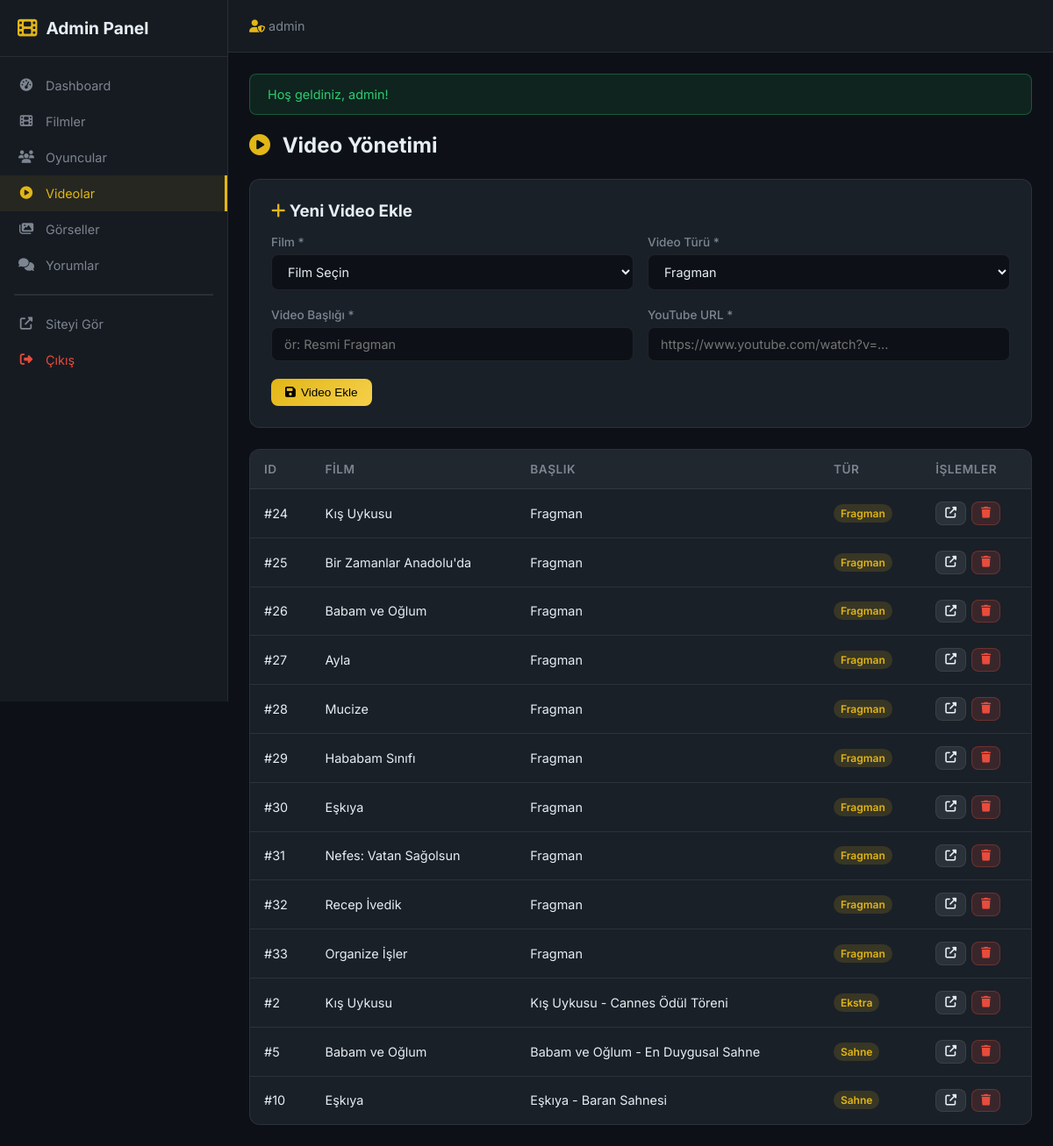
The app's page /admin/videos.php (signed in), older data.
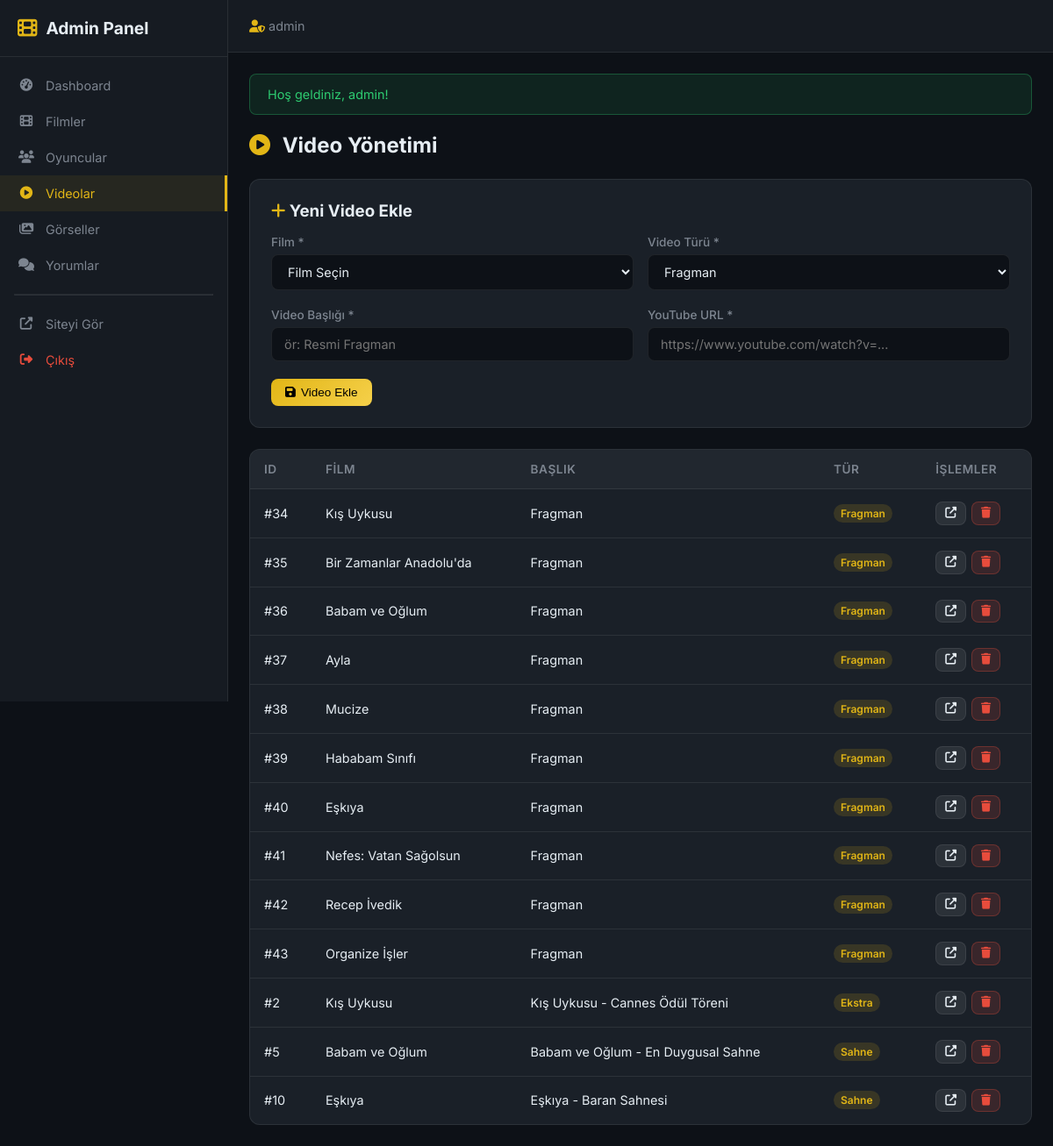
The same page, newer data.
### tables this page shows
CREATE TABLE `movie_videos` (
  `id` INTEGER PRIMARY KEY AUTOINCREMENT,
  `movie_id` INT NOT NULL,
  `title` VARCHAR(255) NOT NULL,
  `youtube_url` VARCHAR(500) NOT NULL,
  `video_type` TEXT NOT NULL DEFAULT 'trailer',
  `created_at` DATETIME NOT NULL DEFAULT CURRENT_TIMESTAMP,
  FOREIGN KEY (`movie_id`) REFERENCES `movies`(`id`) ON DELETE CASCADE
);

CREATE TABLE `movies` (
  `id` INTEGER PRIMARY KEY AUTOINCREMENT,
  `title` VARCHAR(255) NOT NULL,
  `year` INTEGER NOT NULL,
  `description` TEXT NOT NULL,
  `poster_url` VARCHAR(500) DEFAULT NULL,
  `cover_url` VARCHAR(500) DEFAULT NULL,
  `director` VARCHAR(100) DEFAULT NULL,
  `genre` VARCHAR(100) DEFAULT NULL,
  `duration` INT DEFAULT NULL ,
  `created_at` DATETIME NOT NULL DEFAULT CURRENT_TIMESTAMP,
  `updated_at` DATETIME DEFAULT NULL 
);

### admin/videos.php (the view, shortened to what this page needs)
<?php
require_once __DIR__ . '/includes/admin_header.php';
$stmt = $pdo->query("
    SELECT v.*, m.title as movie_title
    FROM movie_videos v
    INNER JOIN movies m ON v.movie_id = m.id
    ORDER BY v.created_at DESC
");
$videos = $stmt->fetchAll();
$type_labels = ['trailer' => 'Fragman', 'sahne' => 'Sahne', 'roportaj' => 'Röportaj', 'ekstra' => 'Ekstra'];
?>
<div class="admin-page-header">
    <h1><i class="fas fa-play-circle"></i> Video Yönetimi</h1>
</div>
<div class="admin-form-card" style="margin-bottom: 24px;">
    <h3 style="margin-bottom: 16px;"><i class="fas fa-plus" style="color: var(--admin-accent);"></i> Yeni Video Ekle</h3>
    <form method="POST">
        <div class="admin-form-row">
            <div class="admin-form-group">
                <label>Film *</label>
                <select name="movie_id" required>
                    <option value="">Film Seçin</option>
                </select>
            </div>
            <div class="admin-form-group">
                <label>Video Türü *</label>
                <select name="video_type" required>
                    <option value="trailer">Fragman</option>
                </select>
            </div>
        </div>
        <div class="admin-form-row">
            <div class="admin-form-group">
                <label>Video Başlığı *</label>
                <input type="text" name="title" placeholder="ör: Resmi Fragman" required>
            </div>
            <div class="admin-form-group">
                <label>YouTube URL *</label>
                <input type="url" name="youtube_url" placeholder="https://www.youtube.com/watch?v=..." required>
            </div>
        </div>
        <button type="submit" class="admin-btn admin-btn-primary"><i class="fas fa-save"></i> Video Ekle</button>
    </form>
</div>
<div class="admin-table-wrapper">
    <table class="admin-table">
        <thead>
            <tr><th>ID</th><th>Film</th><th>Başlık</th><th>Tür</th><th>İşlemler</th></tr>
        </thead>
        <tbody>
            <?php foreach ($videos as $v): ?>
                <tr>
                    <td>#<?= $v['id'] ?></td>
                    <td><?= e($v['movie_title']) ?></td>
                    <td><?= e($v['title']) ?></td>
                    <td><span class="badge badge-gold"><?= $type_labels[$v['video_type']] ?? $v['video_type'] ?></span></td>
                    <td>
                        <div class="admin-actions">
                            <a href="<?= e(youtube_url_to_embed($v['youtube_url']) ?: '#') ?>" target="_blank" class="admin-btn admin-btn-secondary admin-btn-sm">
                                <i class="fas fa-external-link-alt"></i>
                            </a>
                            <a href="<?= SITE_URL ?>/admin/videos.php?delete=<?= $v['id'] ?>&token=<?= $_SESSION['csrf_token'] ?>"
                               class="admin-btn admin-btn-danger admin-btn-sm delete-confirm">
                                <i class="fas fa-trash"></i>
                            </a>
                        </div>
                    </td>
                </tr>
            <?php endforeach; ?>
        </tbody>
    </table>
</div>
<?php require_once __DIR__ . '/includes/admin_footer.php'; ?>

### admin/includes/admin_header.php (shortened to what this page needs)
<?php
require_once INCLUDES_PATH . '/functions.php';
$current_file = basename($_SERVER['SCRIPT_FILENAME']);
?>
<!DOCTYPE html>
<html lang="tr">
<head>
    <link rel="stylesheet" href="https://cdnjs.cloudflare.com/ajax/libs/font-awesome/6.5.1/css/all.min.css">
    <link rel="stylesheet" href="<?= SITE_URL ?>/assets/css/admin.css">
</head>
<body class="admin-body">
<aside class="admin-sidebar" id="adminSidebar">
    <div class="admin-sidebar-header">
        <a href="<?= SITE_URL ?>/admin/index.php" class="admin-logo">
            <i class="fas fa-film"></i>
            <span>Admin Panel</span>
        </a>
    </div>
    <nav class="admin-nav">
        <a href="<?= SITE_URL ?>/admin/index.php" class="admin-nav-link <?= $current_file === 'index.php' ? 'active' : '' ?>">
            <i class="fas fa-tachometer-alt"></i> Dashboard
        </a>
        <a href="<?= SITE_URL ?>/admin/movies.php" class="admin-nav-link <?= ($current_file === 'movies.php' || $current_file === 'movie_form.php') ? 'active' : '' ?>">
            <i class="fas fa-film"></i> Filmler
        </a>
        <a href="<?= SITE_URL ?>/admin/actors.php" class="admin-nav-link <?= ($current_file === 'actors.php' || $current_file === 'actor_form.php') ? 'active' : '' ?>">
            <i class="fas fa-users"></i> Oyuncular
        </a>
        <a href="<?= SITE_URL ?>/admin/videos.php" class="admin-nav-link <?= $current_file === 'videos.php' ? 'active' : '' ?>">
            <i class="fas fa-play-circle"></i> Videolar
        </a>
        <a href="<?= SITE_URL ?>/admin/images.php" class="admin-nav-link <?= $current_file === 'images.php' ? 'active' : '' ?>">
            <i class="fas fa-images"></i> Görseller
        </a>
        <a href="<?= SITE_URL ?>/admin/comments.php" class="admin-nav-link <?= $current_file === 'comments.php' ? 'active' : '' ?>">
            <i class="fas fa-comments"></i> Yorumlar
        </a>
        <hr style="border-color: rgba(255,255,255,0.1); margin: 12px 16px;">
        <a href="<?= SITE_URL ?>/index.php" class="admin-nav-link">
            <i class="fas fa-external-link-alt"></i> Siteyi Gör
        </a>
        <a href="<?= SITE_URL ?>/logout.php" class="admin-nav-link" style="color: #e74c3c;">
            <i class="fas fa-sign-out-alt"></i> Çıkış
        </a>
    </nav>
</aside>
<div class="admin-main">
    <header class="admin-topbar">
        <div class="admin-topbar-right">
            <span class="admin-user"><i class="fas fa-user-shield"></i> <?= e($_SESSION['username'] ?? 'Admin') ?></span>
        </div>
    </header>
    <div class="admin-content">
        <?= show_flash_messages() ?>

### includes/functions.php (shortened to what this page needs)
<?php
function youtube_url_to_embed(string $url): string|false
{
    $url = trim($url);
    $video_id = '';
    if (preg_match('/youtube\.com\/watch\?v=([a-zA-Z0-9_-]{11})/', $url, $matches)) {
        $video_id = $matches[1];
    }
    elseif (preg_match('/youtu\.be\/([a-zA-Z0-9_-]{11})/', $url, $matches)) {
        $video_id = $matches[1];
    }
    elseif (preg_match('/youtube\.com\/embed\/([a-zA-Z0-9_-]{11})/', $url, $matches)) {
        $video_id = $matches[1];
    }
    elseif (preg_match('/youtube\.com\/v\/([a-zA-Z0-9_-]{11})/', $url, $matches)) {
        $video_id = $matches[1];
    }
    return "https://www.youtube.com/embed/{$video_id}";
}
function e(string $string): string
{
    return htmlspecialchars($string, ENT_QUOTES, 'UTF-8');
}
function show_flash_messages(): string
{
    $html = '';
    if (isset($_SESSION['flash_success'])) {
        $html .= '<div class="alert alert-success">' . e($_SESSION['flash_success']) . '</div>';
    }
    return $html;
}

### admin/includes/admin_footer.php (shortened to what this page needs)
    </div>
</div>
</body>
</html>

Row changes from the older to the newer data that the page shows:
removed movie_videos: id "24", movie.title "Kış Uykusu", title "Fragman", video_type "Fragman"
removed movie_videos: id "25", movie.title "Bir Zamanlar Anadolu'da", title "Fragman", video_type "Fragman"
removed movie_videos: id "26", movie.title "Babam ve Oğlum", title "Fragman", video_type "Fragman"
removed movie_videos: id "27", movie.title "Ayla", title "Fragman", video_type "Fragman"
removed movie_videos: id "28", movie.title "Mucize", title "Fragman", video_type "Fragman"
removed movie_videos: id "29", movie.title "Hababam Sınıfı", title "Fragman", video_type "Fragman"
removed movie_videos: id "30", movie.title "Eşkıya", title "Fragman", video_type "Fragman"
removed movie_videos: id "31", movie.title "Nefes: Vatan Sağolsun", title "Fragman", video_type "Fragman"
removed movie_videos: id "32", movie.title "Recep İvedik", title "Fragman", video_type "Fragman"
removed movie_videos: id "33", movie.title "Organize İşler", title "Fragman", video_type "Fragman"
added movie_videos: id "34", movie.title "Kış Uykusu", title "Fragman", video_type "Fragman"
added movie_videos: id "35", movie.title "Bir Zamanlar Anadolu'da", title "Fragman", video_type "Fragman"
added movie_videos: id "36", movie.title "Babam ve Oğlum", title "Fragman", video_type "Fragman"
added movie_videos: id "37", movie.title "Ayla", title "Fragman", video_type "Fragman"
added movie_videos: id "38", movie.title "Mucize", title "Fragman", video_type "Fragman"
added movie_videos: id "39", movie.title "Hababam Sınıfı", title "Fragman", video_type "Fragman"
added movie_videos: id "40", movie.title "Eşkıya", title "Fragman", video_type "Fragman"
added movie_videos: id "41", movie.title "Nefes: Vatan Sağolsun", title "Fragman", video_type "Fragman"
added movie_videos: id "42", movie.title "Recep İvedik", title "Fragman", video_type "Fragman"
added movie_videos: id "43", movie.title "Organize İşler", title "Fragman", video_type "Fragman"
